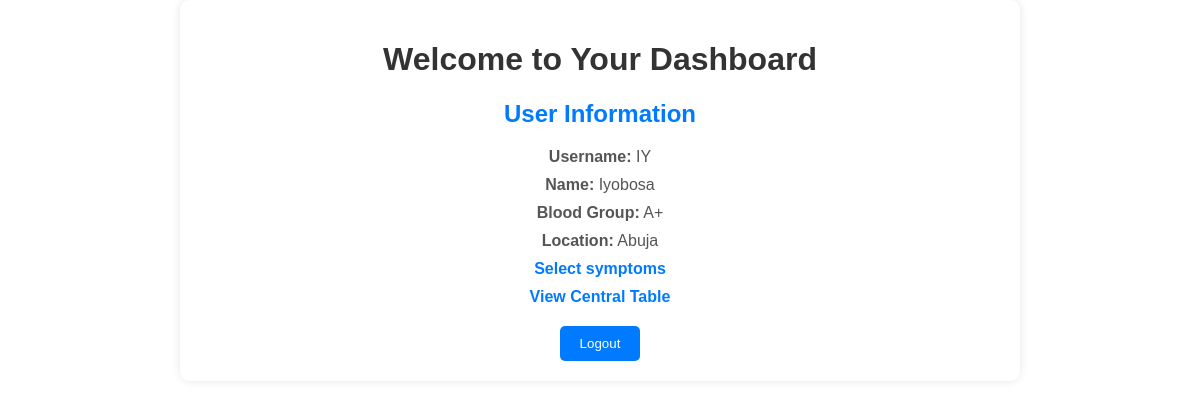
The app's page /dashboard (signed in) with its own data.
### App.py (models this page shows, shortened)
class User(db.Model):
    id = db.Column(db.Integer, primary_key=True)
    username = db.Column(db.String(80), unique=True, nullable=False)
    password = db.Column(db.String(128), nullable=False)
    name = db.Column(db.String(80))
    blood_group = db.Column(db.String(10))
    location = db.Column(db.String(100))
    age = db.Column(db.Integer, nullable=False)  # Add age field

### App.py (the view)
@app.route('/dashboard')
def dashboard():
    if 'user_id' in session:
        user = User.query.get(session['user_id'])
        return render_template('dashboard.html', user=user)
    else:
        return redirect('/login')

### templates/dashboard.html (shortened to what this page needs)
<!DOCTYPE html>
<html lang="en">
<head>
</head>
<body>
    <div class="container">
        <h1>Welcome to Your Dashboard</h1>
        <h2>User Information</h2>
        <p><strong>Username:</strong> {{ user.username }}</p>
        <p><strong>Name:</strong> {{ user.name }}</p>
        <p><strong>Blood Group:</strong> {{ user.blood_group }}</p>
        <p><strong>Location:</strong> {{ user.location }}</p>
        <p><a href="/ML">Select symptoms</a></p>
        <p><a href="/central_table">View Central Table</a></p>
        <form method="POST" action="/logout">
            <input type="submit" value="Logout">
        </form>
    </div>
</body>
</html>

### templates/dashboard.html (style rules this page uses)
body { font-family: Arial, sans-serif; background-image: url("/static/images/medical-report-with-medical-equipment.jpg"); background-repeat: no-repeat; background-size: cover; text-align: center; margin: 0; padding: 0; }
.container { width: 100%; max-width: 800px; margin: 0 auto; padding: 20px; background-color: rgba(255, 255, 255, 0.8); box-shadow: 0 0 10px rgba(0, 0, 0, 0.1); border-radius: 10px; }
h1 { color: #333; }
h2 { color: #007BFF; }
p { color: #555; margin: 10px 0; }
a { color: #007BFF; text-decoration: none; font-weight: bold; }
form { margin-top: 20px; }
input[type="submit"] { background-color: #007BFF; color: #fff; padding: 10px 20px; border: none; cursor: pointer; border-radius: 5px; }

### records on screen
User: username "IY", name "Iyobosa", blood_group "A+", location "Abuja"
